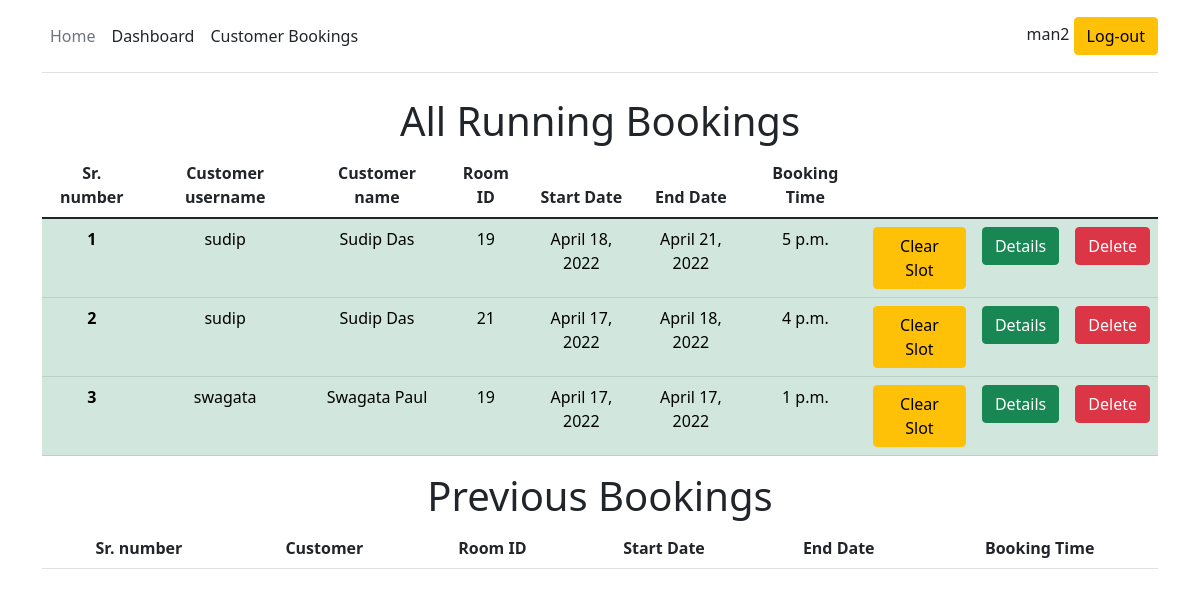
Page /customer_bookings (signed in) on the committed database.
### rmmain/models.py (models this page shows, shortened)
class Booking(models.Model):
    customer=models.ForeignKey(Customer,on_delete=models.CASCADE)
    manager= models.ForeignKey(Manager,default=False,on_delete=models.CASCADE)
    roomid = models.ForeignKey(Room,on_delete=models.CASCADE)
    startdate = models.DateField(blank=True)
    enddate = models.DateField(blank=True)
    slotstart = models.TimeField(blank=True,null=True)
    slotend = models.TimeField(blank=True,null=True)
    valid = models.BooleanField(default=True,blank=True)

class Customer(models.Model):
    username = models.ForeignKey(User,on_delete=models.CASCADE)
    name = models.CharField(max_length=20,blank=False)
    email = models.CharField(max_length=200,blank=False)
    def __str__(self):
        return str(self.username)

class Room(models.Model):
    manager = models.ForeignKey(Manager,on_delete=models.CASCADE)
    roomtype = models.ForeignKey(Roomtype,on_delete=models.CASCADE)
    capacity = models.IntegerField(default=0,blank=False)
    price = models.IntegerField(default=0)
    status = models.CharField(max_length=10000,blank=False)
    location = models.ForeignKey(Location,on_delete=models.CASCADE)
    address = models.CharField(max_length=10000,blank=False)
    mnumber = models.CharField(max_length=11,blank=False)
    def __str__(self):
        s = "{}".format(self.id)
        return s

### rmmain/views.py (the view)
# urls.py: path('customer_bookings', views.customer_bookings,name='customer_bookings'),
def customer_bookings(request):
    if request.user.is_authenticated:
        booking_list = Booking.objects.filter(manager=Manager.objects.get(username=request.user))
        context = {
            'booking_list':booking_list
        }
        return render(request,'customer_bookings.html',context)
    else:
        messages.error(request,"You have to login first")
        return redirect('manager_login')

### rmmain/models.py (called while the page is built)
    def __str__(self):
        return str(self.roomtype)

    def __str__(self):
        return str(self.city)

### templates/customer_bookings.html (shortened to what this page needs)
<!doctype html>
<html lang="en">
<head>
    <link href="https://cdn.jsdelivr.net/npm/bootstrap@5.1.3/dist/css/bootstrap.min.css" rel="stylesheet"
>
</head>
<body>
    <div class="container">
        <header
            class="d-flex flex-wrap align-items-center justify-content-center justify-content-md-between py-3 mb-4 border-bottom">
            <ul class="nav col-12 col-md-auto mb-2 justify-content-center mb-md-0">
                <li><a href="{%url 'home'%}" class="nav-link px-2 link-secondary">Home</a></li>
                <li><a href="/manager_dashboard/{{request.user}}" class="nav-link px-2 link-dark">Dashboard</a></li>
                <li><a href="{%url 'customer_bookings'%}" class="nav-link px-2 link-dark">Customer Bookings</a></li>
            </ul>
            {% if user.is_authenticated %}
            <div class="col-md-3 text-end">
                {{ user.username }}
                <a class="btn btn-warning" href="{% url 'logout'%}" role="button">Log-out</a>
            </div>
            {%else %}
            <div class="col-md-3 text-end">
                <p style="margin: 0;">Log-In / Register</p>
            </div>
            {% endif %}
        </header>
    </div>
    <div class="container" style="text-align: center;">
        <h1>All Running Bookings</h1>
        <table class="table table-hover">
            <thead>
                <tr>
                    <th scope="col">Sr. number</th>
                    <th scope="col">Customer username</th>
                    <th scope="col">Customer name</th>
                    <th scope="col">Room ID</th>
                    <th scope="col">Start Date</th>
                    <th scope="col">End Date</th>
                    <th scope="col">Booking Time</th>
                </tr>
            </thead>
            <tbody>
                {% for rooms in booking_list %}
                    {% if rooms.valid %}
                        <tr class="table-success">
                            <th scope="row">{{forloop.counter}}</th>
                            <td>{{rooms.customer}}</td>
                            <td>{{rooms.customer.name}}</td>
                            <td>{{rooms.roomid}}</td>
                            <td>{{rooms.startdate}}</td>
                            <td>{{rooms.enddate}}</td>
                            <td>{{rooms.slotstart}}</td>
                            <td>
                                <button type="button" class="btn btn-warning" data-bs-toggle="modal" data-bs-target="#exampleModal{{rooms.id}}">
                                    Clear Slot
                                </button>
                            </td>
                            <td>
                                <button type="button" class="btn btn-success" data-bs-toggle="modal" data-bs-target="#exampleModal{{rooms.roomid}}">
                                    Details
                                </button>
                            </td>
                            <td><a name="{{rooms.id}}" id="" class="btn btn-danger" href="/bookdelete/{{rooms.id}}"
                                    role="button">Delete</a></td>
                        </tr>
                    {%endif%}
                {% endfor %}
            </tbody>
        </table>
        <h1>Previous Bookings</h1>
        <table class="table table-hover">
            <thead>
                <tr>
                    <th scope="col">Sr. number</th>
                    <th scope="col">Customer</th>
                    <th scope="col">Room ID</th>
                    <th scope="col">Start Date</th>
                    <th scope="col">End Date</th>
                    <th scope="col">Booking Time</th>
                </tr>
            </thead>
        </table>
    </div>
</body>
</html>

### rows in the picture
Booking: customer "sudip", customer.name "Sudip Das", roomid "19", startdate "April 18, 2022", enddate "April 21, 2022", slotstart "5 p.m."
Booking: customer "sudip", customer.name "Sudip Das", roomid "21", startdate "April 17, 2022", enddate "April 18, 2022", slotstart "4 p.m."
Booking: customer "swagata", customer.name "Swagata Paul", roomid "19", startdate "April 17, 2022", enddate "April 17, 2022", slotstart "1 p.m."

### other values in the picture
{{ user.username }} "man2"
